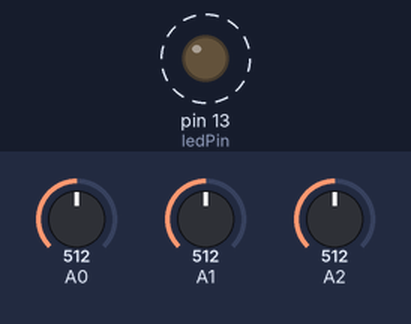
Simulated run of this sketch. Board: Arduino Uno, built with avr-gcc and run on an emulated ATmega328P. Parts: output pins drawn as LEDs (lit = HIGH). Dashed ring = blinking. The test bench sets the inputs (shaded band); at power-on: A0 = 512, A1 = 512, A2 = 512. What the sketch prints to the serial monitor is not drawn.

Above: at 1.2 s.
1.3 s: A0 set to 108
4.3 s: A0 set to 94
7.3 s: A1 set to 107
10.3 s: A1 set to 91
13.3 s: A2 set to 0
16.3 s: A2 set to 122
Timing chart, 0 to 20.3 s (numbered marks = the images above; inputs shaded):
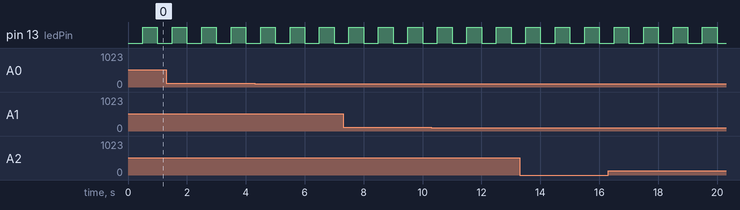

Measured:
- by itself, pin 13 (ledPin): alternates HIGH for 0.50 s and LOW for 0.50 s

The sketch:

my_serial_oscilloscope_teensy.ino
```cpp
const int ledPin =  13;
int ledState = LOW;
unsigned long previousMillis = 0;
const long interval = 500;
void setup() {
  Serial.begin(115200);
  digitalWrite(A0, HIGH);
  digitalWrite(A1, HIGH);
  digitalWrite(A2, HIGH);
  pinMode(ledPin, OUTPUT);

}

void loop() {

  unsigned long currentMillis = millis();
  if (currentMillis - previousMillis >= interval) {
    previousMillis = currentMillis;
    if (ledState == LOW)
      ledState = HIGH;
    else
      ledState = LOW;
    digitalWrite(ledPin, ledState);
  }
  Serial.print(analogRead(A0));
  Serial.print(',');
  Serial.print(analogRead(A1));
  Serial.print(',');
  Serial.print(analogRead(A2));
  Serial.print('\r');
  delayMicroseconds(33);

}
```
